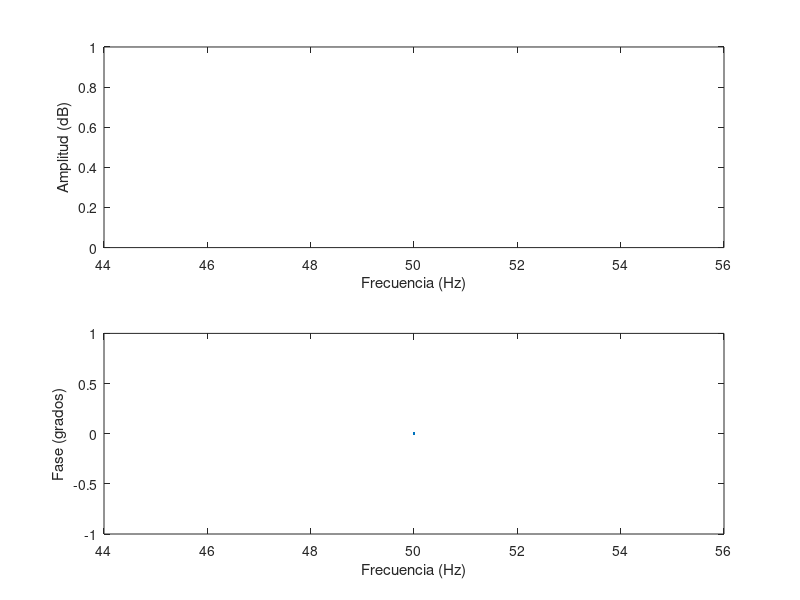

Recreate this plot in MATLAB. (Note: this script raises an error after producing the figure.)

clc 
clearvars
close all

%Especificar datos
Fs=100;

%Importar datos
load('cambiosDeFrecuencia.mat')

datos=str2double(X1);%Cambiar este valor por el sensor que se requiera

% Preprocesamiento de datos
datos_filt = medfilt1(datos, 5);

% Estimación de la respuesta en frecuencia
frf = fft(datos_filt)/length(datos_filt);

% Visualización de la respuesta en frecuencia
f = linspace(0, Fs/2, length(datos_filt)/2+1);
figure;
subplot(2,1,1);
plot(f, 20*log10(abs(frf(1:length(f)))));
ylabel('Amplitud (dB)');
xlabel('Frecuencia (Hz)');
subplot(2,1,2);
plot(f, unwrap(angle(frf(1:length(f))))*180/pi);
ylabel('Fase (grados)');
xlabel('Frecuencia (Hz)');


% Encontrar los picos de la respuesta en frecuencia
[pks,locs] = findpeaks(abs(frf(1:length(f))),f);

% Visualizar los picos en la curva de amplitud de la FRF
figure;
plot(f, 20*log10(abs(frf(1:length(f)))));
hold on;
plot(locs, 20*log10(pks), 'ro');
hold off;
ylabel('Amplitud (dB)');
xlabel('Frecuencia (Hz)');


